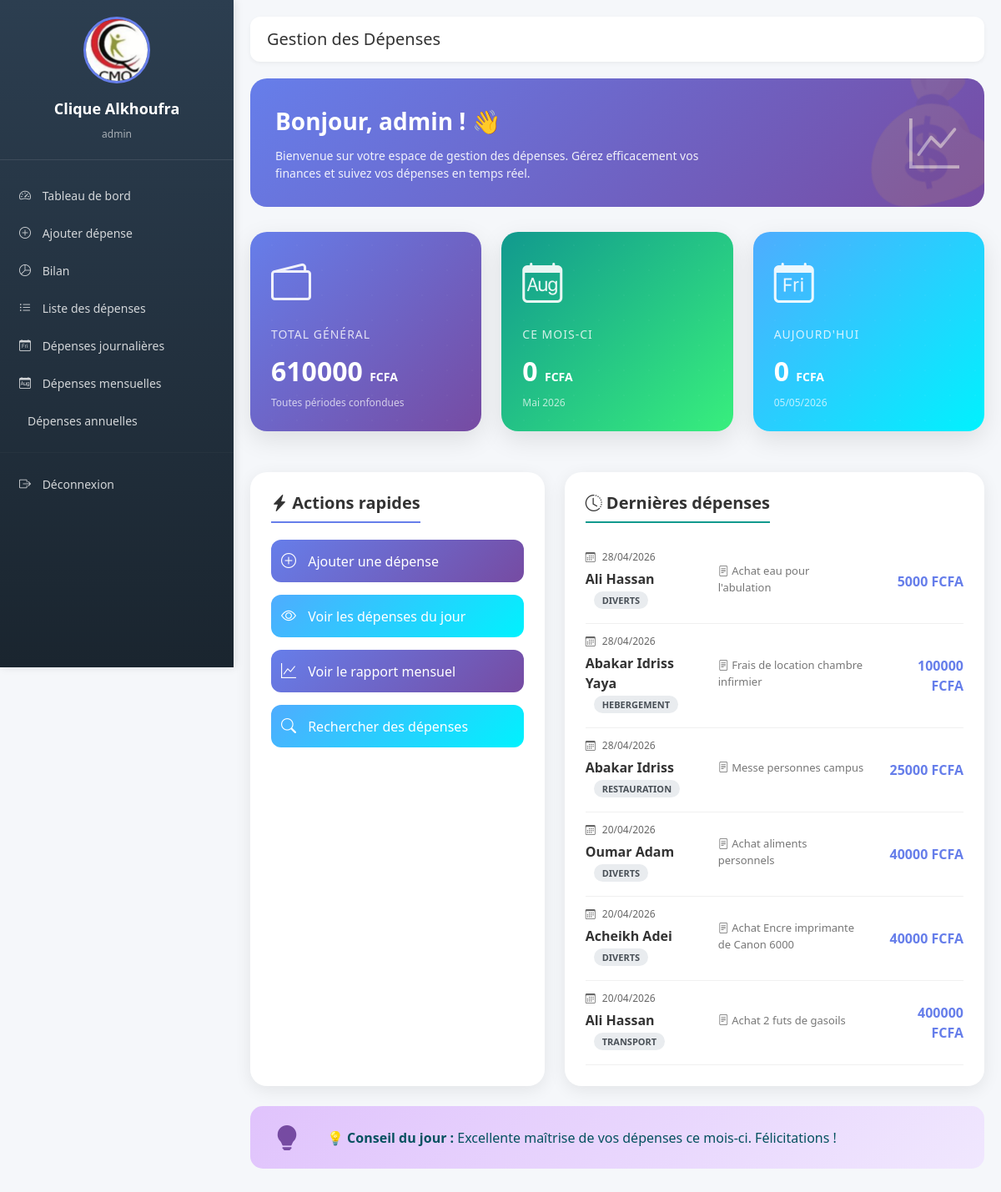
Before: /dashboard/ (signed in) with the older database file.
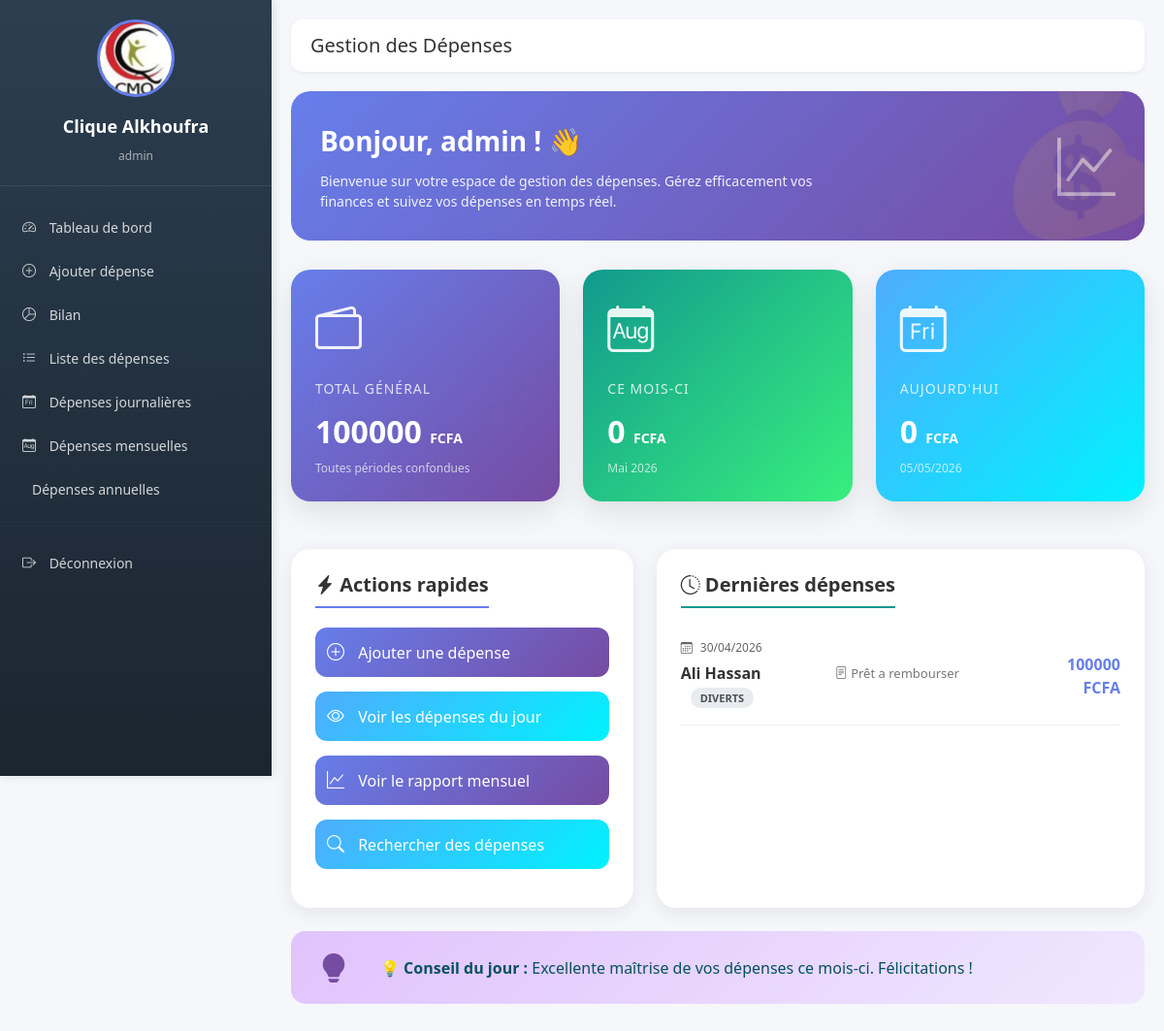
After: the same page with the newer database file.
### depenses/models.py (models this page shows, shortened)
class Depense(models.Model):
    SERVICES = [
        ('SERVICE_CLINIQUE', 'Service Clinique'),
        ('LABORATOIRE', 'Laboratoire'),
        ('CHIRURGIE_INFIRMERIE', 'Chirurgie et Infirmerie'),
        ('CARBURANT', 'Carburant'),
        ('MAINTENANCE', 'Maintenance'),
        ('LOCATION', 'Location'),
        ('CAMPUS_MEDECIN', 'Campus Médecin'),
        ('TAXES', 'Taxes'),
        ('SALAIRE', 'Salaire'),
        ('RECEPTION', 'Réception'),
        ('HYGIENE', 'Hygiène'),
        ('AUTRES', 'Autres'),
    ]
    date = models.DateField(default=timezone.now)
    nom_prenom = models.CharField(max_length=200, verbose_name="Nom et prénom")
    service = models.CharField(max_length=50, choices=SERVICES, default='AUTRES')
    motif_depense = models.TextField(verbose_name="Motif de la dépense")
    montant = models.DecimalField(max_digits=10, decimal_places=2)
    remarque = models.TextField(blank=True, null=True)
    nom_utilisateur = models.ForeignKey(User, on_delete=models.CASCADE)
    created_at = models.DateTimeField(auto_now_add=True)
    updated_at = models.DateTimeField(auto_now=True)
    justificatif = models.FileField(
        upload_to=upload_justificatif_path,
        verbose_name="Justificatif (facture, reçu)",
        blank=True,
        null=True,
        help_text="Formats acceptés: PDF, JPG, PNG, JPEG (max 5MB)"
    )
    justificatif_nom = models.CharField(max_length=255, blank=True, null=True)
    class Meta:
        ordering = ['-date']
        verbose_name = "Dépense"
        verbose_name_plural = "Dépenses"

### depenses/views.py (the view)
# urls.py: path('dashboard/', views.dashboard, name='dashboard'),
@login_required
def dashboard(request):
    today = timezone.now().date()
    current_month = timezone.now()
    mois_fr = ['Janvier', 'Février', 'Mars', 'Avril', 'Mai', 'Juin',
               'Juillet', 'Août', 'Septembre', 'Octobre', 'Novembre', 'Décembre']
    total_general = Depense.objects.filter(nom_utilisateur=request.user).aggregate(Sum('montant'))['montant__sum'] or 0
    total_mois = Depense.objects.filter(
        nom_utilisateur=request.user,
        date__year=current_month.year,
        date__month=current_month.month
    ).aggregate(Sum('montant'))['montant__sum'] or 0
    total_jour = Depense.objects.filter(
        nom_utilisateur=request.user,
        date=today
    ).aggregate(Sum('montant'))['montant__sum'] or 0
    dernieres_depenses = Depense.objects.filter(nom_utilisateur=request.user).order_by('-date', '-id')[:10]
    context = {
        'total_general': total_general,
        'total_mois': total_mois,
        'total_jour': total_jour,
        'dernieres_depenses': dernieres_depenses,
        'today': today,
        'today_date': today.strftime('%d/%m/%Y'),
        'current_month': f"{mois_fr[current_month.month - 1]} {current_month.year}",
    }
    return render(request, 'depenses/dashboard.html', context)

### depenses/templates/depenses/dashboard.html (shortened to what the changed rows need)
{% extends 'depenses/base.html' %}
{% load django_bootstrap5 %}
{% load static %}
{% block content %}
<div class="animate-fadeInUp">
    <div class="row mb-4">
        <div class="col-md-4">
            <div class="stat-card-modern stat-card-primary">
                <div class="stat-icon">
                    <i class="bi bi-wallet2"></i>
                </div>
                <div class="stat-title">Total général</div>
                <div class="stat-value">{{ total_general|default:"0"|floatformat:0 }} <small style="font-size: 14px;">FCFA</small></div>
                <div class="stat-subtitle">Toutes périodes confondues</div>
            </div>
        </div>
    </div>
    <div class="row">
        <div class="col-md-7 mb-4">
            <div class="recent-expenses">
                {% if dernieres_depenses %}
                    {% for depense in dernieres_depenses %}
                    <div class="expense-item">
                        <div class="row align-items-center">
                            <div class="col-md-4">
                                <div class="expense-date">
                                    <i class="bi bi-calendar3"></i> {{ depense.date|date:"d/m/Y" }}
                                </div>
                                <div class="expense-name">
                                    {{ depense.nom_prenom }}
                                    <span class="badge-service">{{ depense.get_service_display }}</span>
                                </div>
                            </div>
                            <div class="col-md-5">
                                <div class="expense-description">
                                    <i class="bi bi-file-text"></i> {{ depense.motif_depense|truncatechars:40 }}
                                </div>
                            </div>
                            <div class="col-md-3 text-end">
                                <div class="expense-amount">
                                    {{ depense.montant|floatformat:0 }} FCFA
                                </div>
                            </div>
                        </div>
                    </div>
                    {% endfor %}
                {% endif %}
            </div>
        </div>
    </div>
</div>
{% endblock %}

Changed rows visible on the page:
removed Depense: date "28/04/2026", nom_prenom "Ali Hassan", service "DIVERTS", motif_depense "Achat eau pour l'abulation", montant "5000"
removed Depense: date "28/04/2026", nom_prenom "Abakar Idriss Yaya", service "HEBERGEMENT", motif_depense "Frais de location chambre infirmier", montant "100000"
removed Depense: date "28/04/2026", nom_prenom "Abakar Idriss", service "RESTAURATION", motif_depense "Messe personnes campus", montant "25000"
removed Depense: date "20/04/2026", nom_prenom "Oumar Adam", service "DIVERTS", motif_depense "Achat aliments personnels", montant "40000"
removed Depense: date "20/04/2026", nom_prenom "Acheikh Adei", service "DIVERTS", motif_depense "Achat Encre imprimante de Canon 6000", montant "40000"
changed Depense "Ali Hassan": date "20/04/2026" → "30/04/2026"; service "TRANSPORT" → "DIVERTS"; motif_depense "Achat 2 futs de gasoils" → "Prêt a rembourser"; montant "400000" → "100000"
Other visible differences:
{{ total_general|default:"0"|floatformat:0 }}: "610000" → "100000"
